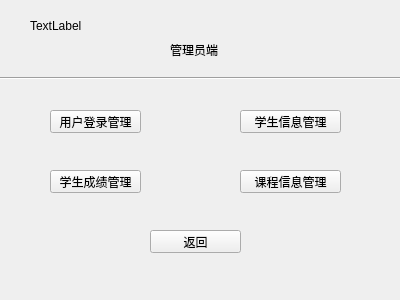
<?xml version="1.0" encoding="UTF-8"?>
<ui version="4.0">
 <class>manager</class>
 <widget class="QWidget" name="manager">
  <property name="geometry">
   <rect>
    <x>0</x>
    <y>0</y>
    <width>400</width>
    <height>300</height>
   </rect>
  </property>
  <property name="windowTitle">
   <string>Form</string>
  </property>
  <widget class="QLabel" name="username">
   <property name="geometry">
    <rect>
     <x>30</x>
     <y>20</y>
     <width>54</width>
     <height>12</height>
    </rect>
   </property>
   <property name="text">
    <string>TextLabel</string>
   </property>
  </widget>
  <widget class="QLabel" name="label_2">
   <property name="geometry">
    <rect>
     <x>170</x>
     <y>40</y>
     <width>71</width>
     <height>20</height>
    </rect>
   </property>
   <property name="text">
    <string>管理员端</string>
   </property>
  </widget>
  <widget class="Line" name="line">
   <property name="geometry">
    <rect>
     <x>0</x>
     <y>70</y>
     <width>401</width>
     <height>16</height>
    </rect>
   </property>
   <property name="orientation">
    <enum>Qt::Horizontal</enum>
   </property>
  </widget>
  <widget class="QPushButton" name="user_manageButton">
   <property name="geometry">
    <rect>
     <x>50</x>
     <y>110</y>
     <width>91</width>
     <height>23</height>
    </rect>
   </property>
   <property name="text">
    <string>用户登录管理</string>
   </property>
  </widget>
  <widget class="QPushButton" name="course_manageButton">
   <property name="geometry">
    <rect>
     <x>240</x>
     <y>170</y>
     <width>101</width>
     <height>23</height>
    </rect>
   </property>
   <property name="text">
    <string>课程信息管理</string>
   </property>
  </widget>
  <widget class="QPushButton" name="score_manageButton">
   <property name="geometry">
    <rect>
     <x>50</x>
     <y>170</y>
     <width>91</width>
     <height>23</height>
    </rect>
   </property>
   <property name="text">
    <string>学生成绩管理</string>
   </property>
  </widget>
  <widget class="QPushButton" name="stu_manageButton">
   <property name="geometry">
    <rect>
     <x>240</x>
     <y>110</y>
     <width>101</width>
     <height>23</height>
    </rect>
   </property>
   <property name="text">
    <string>学生信息管理</string>
   </property>
  </widget>
  <widget class="QPushButton" name="backButton">
   <property name="geometry">
    <rect>
     <x>150</x>
     <y>230</y>
     <width>91</width>
     <height>23</height>
    </rect>
   </property>
   <property name="text">
    <string>返回</string>
   </property>
  </widget>
 </widget>
 <resources/>
 <connections/>
</ui>
